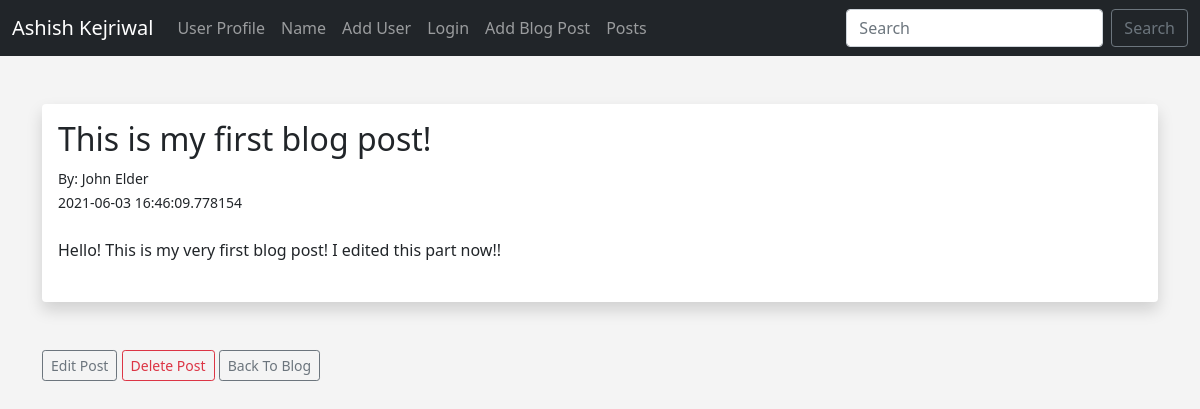
/posts/1, run on the app's committed database.
### hello.py (models this page shows)
class Posts(db.Model):
	id = db.Column(db.Integer, primary_key=True)
	title = db.Column(db.String(255))
	content = db.Column(db.Text)
	author = db.Column(db.String(255))
	date_posted = db.Column(db.DateTime, default=datetime.utcnow)
	slug = db.Column(db.String(255))

### hello.py (the view)
@app.route('/posts/<int:id>')
def post(id):
	post = Posts.query.get_or_404(id)
	return render_template('post.html', post=post)

### templates/post.html (shortened to what this page needs)
{% extends 'base.html' %}
{% block content %}
<br/>
<div class="shadow p-3 mb-5 bg-body rounded">
	<h2>{{ post.title }}</h2>
	<small>By: {{ post.author }}<br/>
	{{ post.date_posted }}</small> <br/><br/>
	{{ post.content }}<br/><br/>
</div>
<a href="{{ url_for('edit_post', id=post.id)}}" class="btn btn-outline-secondary btn-sm">Edit Post</a>
<a href="{{ url_for('delete_post', id=post.id)}}" class="btn btn-outline-danger btn-sm">Delete Post</a>
<a href="{{ url_for('posts')}}" class="btn btn-outline-secondary btn-sm">Back To Blog</a>
{% endblock %}

### static/css/style.css (style rules this page uses)
body { background: #f4f4f4; }

### data on the page
Posts: title "This is my first blog post!", author "John Elder", date_posted "2021-06-03 16:46:09.778154", content "Hello! This is my very first blog post! I edited this part now!!"
